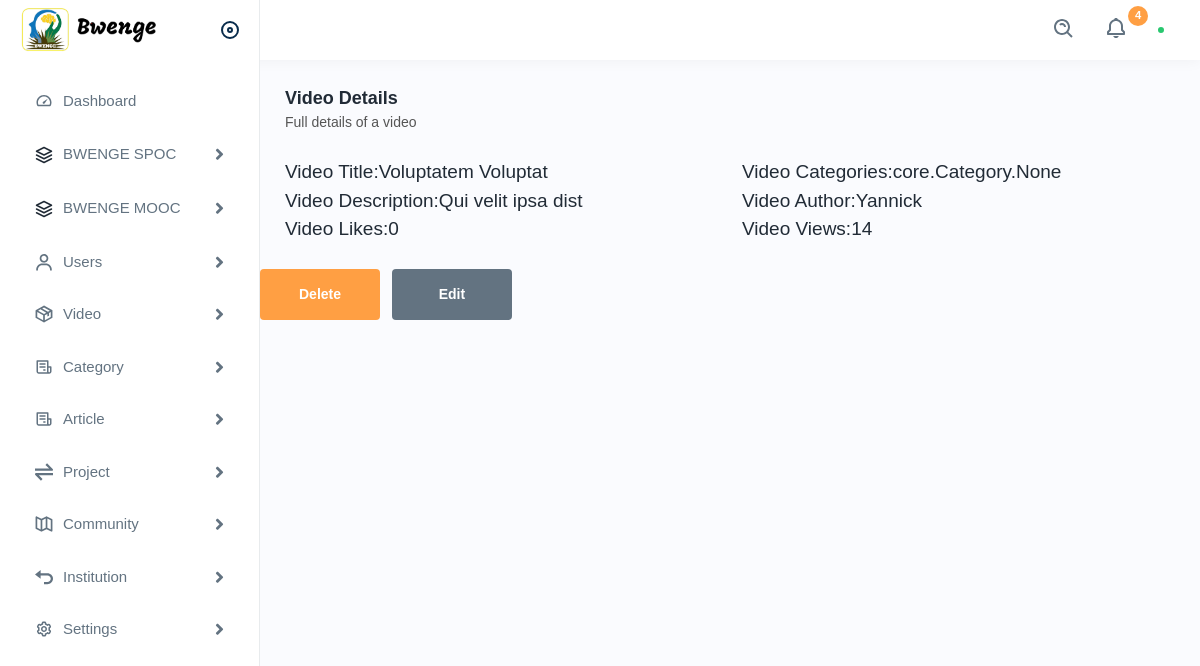
The page /dashboard/videos/1/ on the database its author committed.
### core/models.py (models this page shows)
class Video(models.Model):
    VIDEO_FORMATS = ['mp4', 'avi', 'mov', 'mkv', 'wmv', 'flv', 'webm']  # Add more video formats as needed
    def validate_video_file_extension(value):
        if not value.name.split('.')[-1] in Video.VIDEO_FORMATS:
            raise ValidationError(f'Unsupported file format. Please upload a file with one of the following extensions: {", ".join(Video.VIDEO_FORMATS)}')
    video_file = models.FileField(upload_to='media/videos/', validators=[validate_video_file_extension])
    title = models.CharField(max_length=100)
    description = models.TextField()
    poster_image = models.ImageField(upload_to='media/video/posters/')
    categories = models.ManyToManyField(Category)
    likes = models.PositiveIntegerField(default=0)
    views = models.PositiveIntegerField(default=0)
    author = models.ForeignKey(settings.AUTH_USER_MODEL, on_delete=models.CASCADE)
    date = models.DateTimeField(auto_now_add=True)

### accounts/models.py (models this page shows, shortened)
class User(AbstractBaseUser, PermissionsMixin):
    email = models.EmailField(max_length=255, unique=True, verbose_name="Email Address")
    first_name = models.CharField(max_length=100, verbose_name=_("First Name"))
    last_name = models.CharField(max_length=100, verbose_name=_("Last Name"))
    is_staff = models.BooleanField(default=False)
    is_superuser = models.BooleanField(default=False)
    is_verified = models.BooleanField(default=False)
    is_active = models.BooleanField(default=True)
    date_joined = models.DateTimeField(auto_now_add=True)
    last_login = models.DateTimeField(auto_now=True)
    USER_ROLE_CHOICES = [
        ('user', 'User'),
        ('institution_admin', 'Institution Admin'),
        ('system_admin', 'System Admin'),
    ]
    role = models.CharField(max_length=50, choices=USER_ROLE_CHOICES, default='user')
    USERNAME_FIELD = "email"
    REQUIRED_FIELDS = ["first_name", "last_name"]
    objects = UserManger()
    def __str__(self):
        return self.first_name

### dashboard/views.py (the view)
# urls.py: path('videos/<int:video_id>/', video_detail, name='video_detail'),
def video_detail(request, video_id):
    video = get_object_or_404(Video, pk=video_id)
    return render(request, 'admin/video/video_detail.html', {'video': video})

### templates/admin/video/video_detail.html (shortened to what this page needs)
{% extends "base.html" %}
{% load static %}
{% block content %}
<div class="page-wrapper">
    <div class="content">
        <div class="page-header">
            <div class="page-title">
                <h4>Video Details</h4>
                <h6>Full details of a video</h6>
            </div>
        </div>
        <div class="row">
            <div class="col-lg-6 col-sm-12">
                <h5>Video Title:{{ video.title }}</h5>
            </div>
            <div class="col-lg-6 col-sm-12">
                <h5>Video Categories:{{ video.categories }}</h5>
            </div>
            <div class="col-lg-6 col-sm-12">
                <h5>Video Description:{{ video.description }}</h5>
            </div>
            <div class="col-lg-6 col-sm-12">
                <h5>Video Author:{{ video.author }}</h5>
            </div>
            <div class="col-lg-6 col-sm-12">
                <h5>Video Likes:{{ video.likes }}</h5>
            </div>
            <div class="col-lg-6 col-sm-12">
                <h5>Video Views:{{ video.views }}</h5>
            </div>
        </div>
        </div>
        <div class="col-12">
            <a href="javascript:void(0);" class="btn btn-submit me-2">Delete</a>
            <a href="javascript:void(0);" class="btn btn-cancel">Edit</a>
        </div>
    </div>
{% endblock %}

### rows shown on the page
Video: title "Voluptatem Voluptat", categories "core.Category.None", description "Qui velit ipsa dist", author "Yannick", likes "0", views "14"
